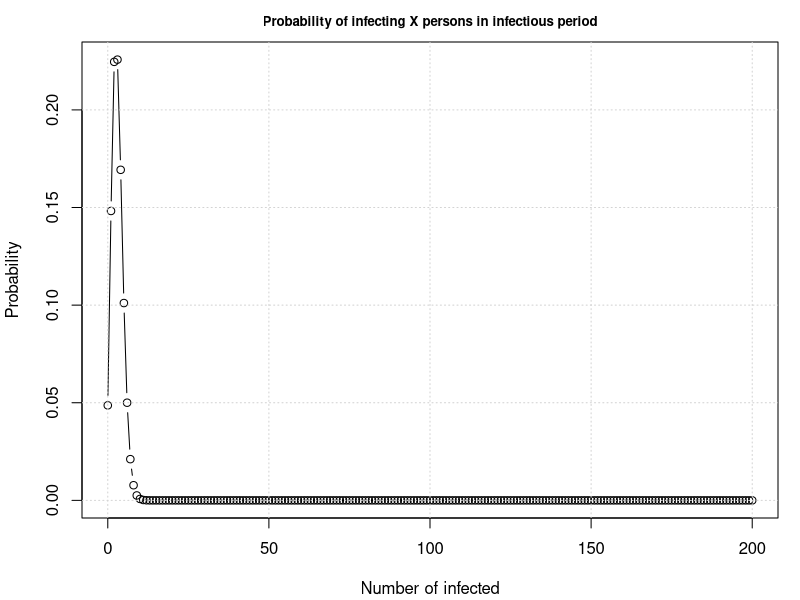
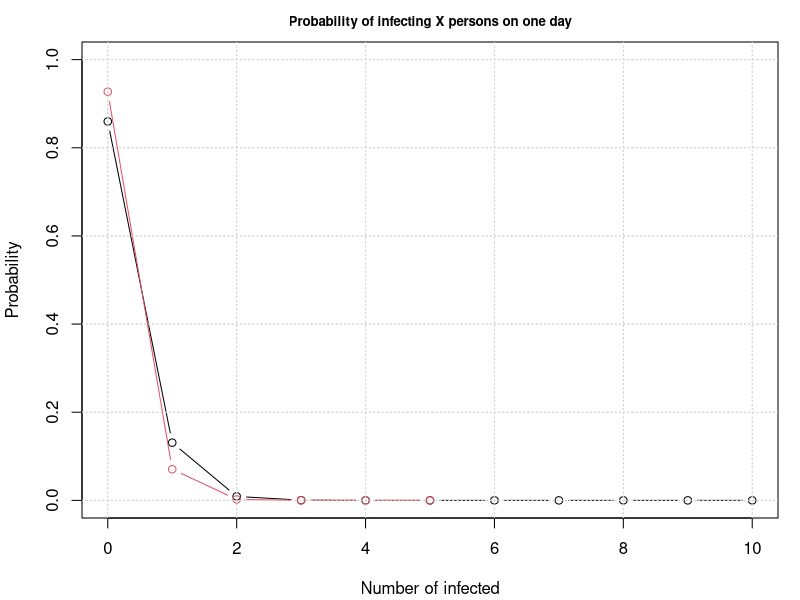
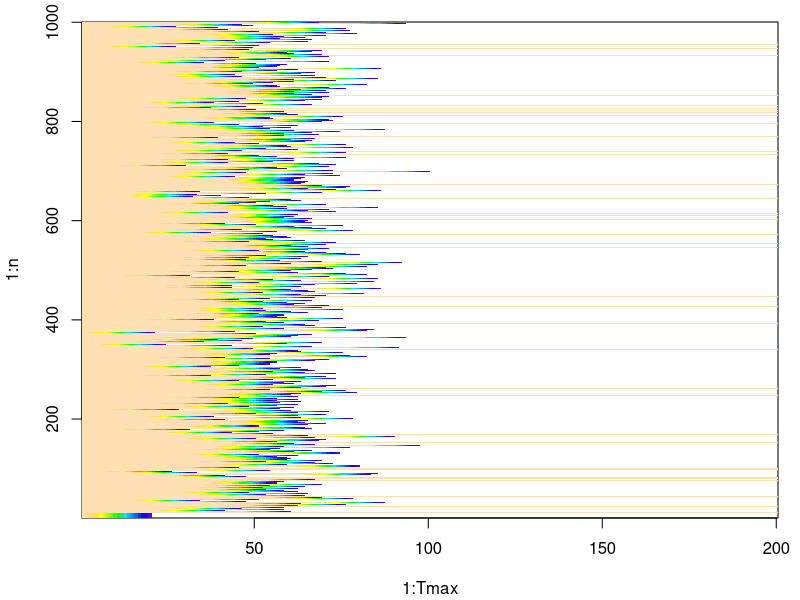
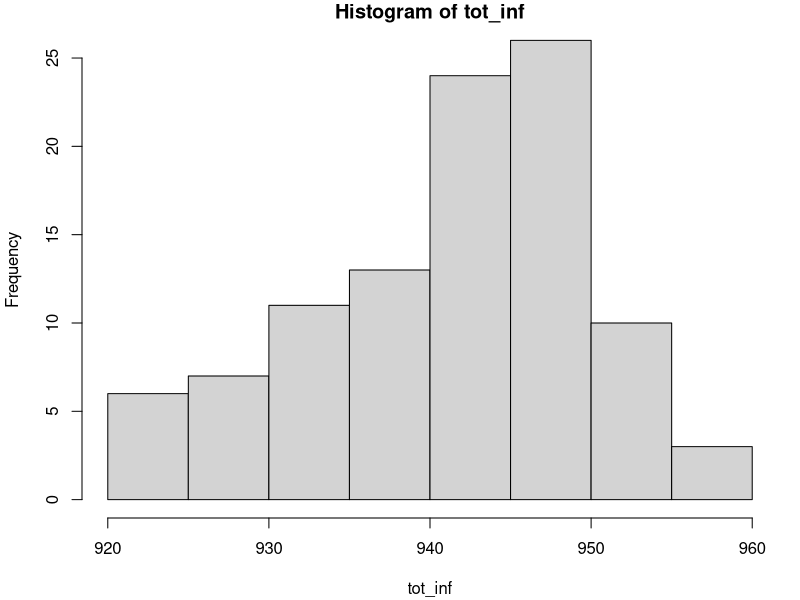
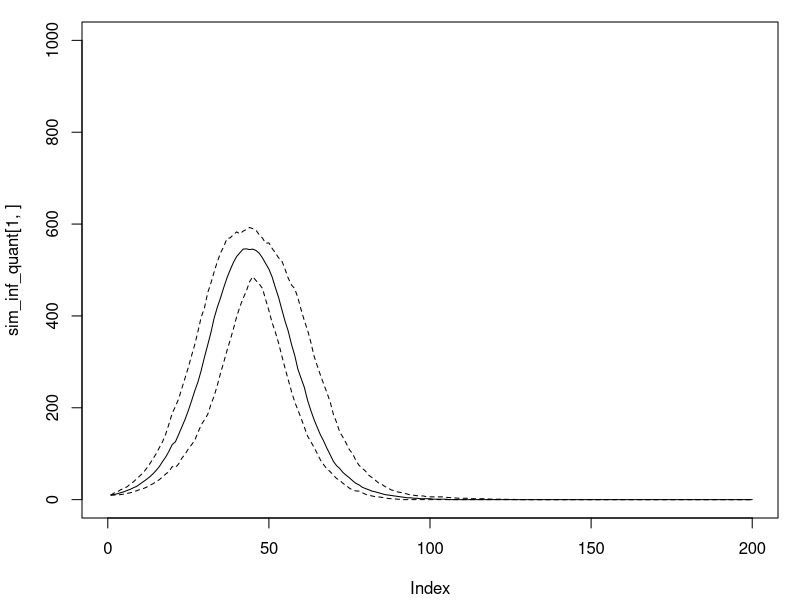
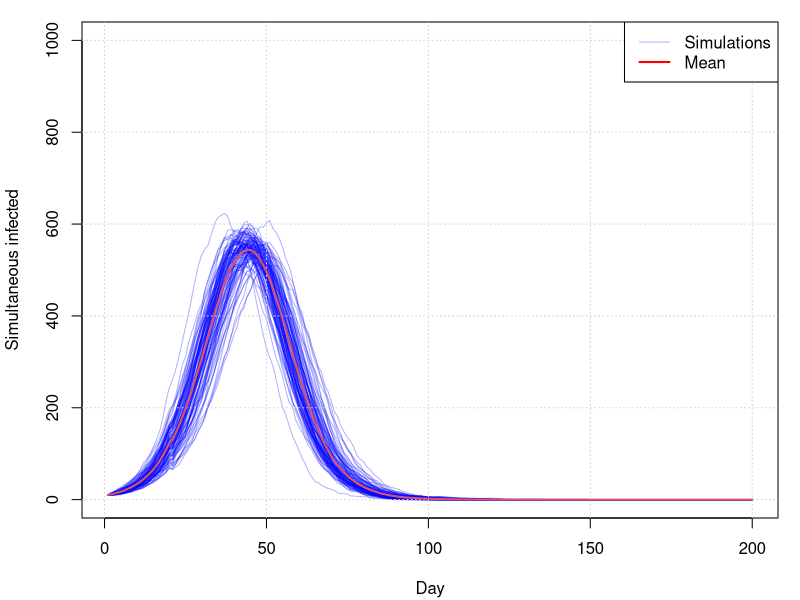
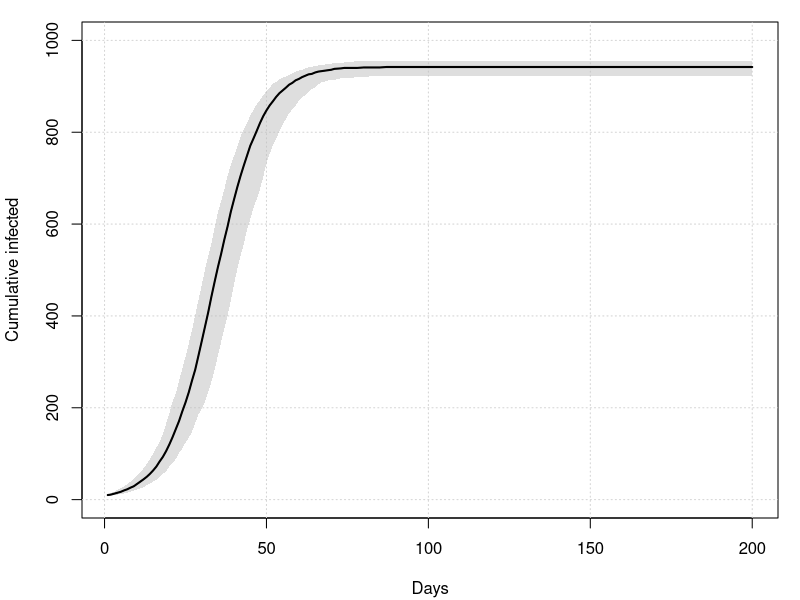
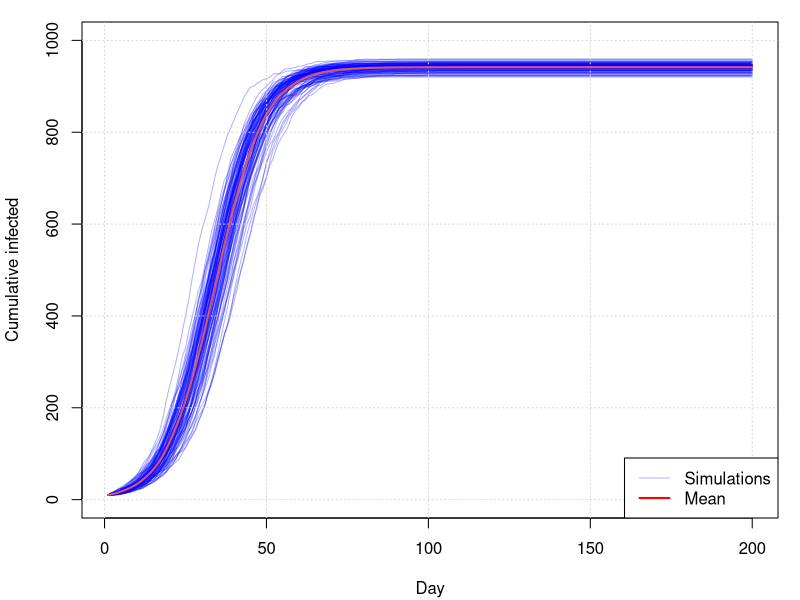

These charts were generated, in order, by the following R code:
### COVID 19 Simulation ####
setwd("C:/Users/Stephan/Documents/GitHub/My_COVID_19/")

# Functions: --------------------------------------------------------------

add.alpha <- function(col, alpha=1){
  if(missing(col))
    stop("Please provide a vector of colours.")
  apply(sapply(col, col2rgb)/255, 2, 
        function(x) 
          rgb(x[1], x[2], x[3], alpha=alpha))  
}






###### Simulation #####
# Parameters: -------------------------------------------------------------

# population size:
n <- 1000

# initially infected
i0 <- 10

# number of days
Tmax <- 200

# initial average number of "close" encounters (ane) per person per day:
ane <- 10

### "Lockdown" parameters: 
# after measures are introduced reduction by factor
red_fac <- 0.50
ane_2 <- ane*(1-red_fac)
# day of introducing measures:
t_lockdown <- 2000

# incubation period:
Tinc <- 10

# symptomatic period:
Tsym <-  10

# infectious period:
Tinf <- Tinc + Tsym

# town clusters:
n_town <- 4
within_town <- 1

# expected family size
fam_size <- 4
within_fam <- 1

# probability of overall infecting "R0" (expected value)
R0 <- 3.0

# probability of infecting in a single encounter
p <- R0/(ane*Tinf)


# Overview of infection distributions:
par(mar=c(4.1,4.1,2.1,1.1))
plot(seq(0,ane*Tinf,1), dbinom(seq(0,ane*Tinf,1), ane*Tinf, prob = p), type = 'b', xlab = 'Number of infected', ylab = 'Probability', main = 'Probability of infecting X persons in infectious period', cex.main = 0.8)
grid()

ane*Tinf*p

plot(seq(0,ane,1), dbinom(seq(0,ane,1), ane, prob = p), type = 'b', xlab = 'Number of infected', ylab = 'Probability', main = 'Probability of infecting X persons on one day', cex.main = 0.8, ylim =c(0,1))
grid()

lines(seq(0,ane_2,1), dbinom(seq(0,ane_2,1), ane_2, prob = p), type = 'b', xlab = 'Number of infected', ylab = 'Probability', main = 'Probability of infecting X persons on one day', cex.main = 0.8, col = 2)
grid()


# simulation parameters: --------------------------------------------------

simu <- 100
simu_res <- list()

library(progress)
pb <- progress_bar$new(total = simu)

# Set up simulation dataframes: -------------------------------------------
for(j in 1:simu){

#Data on who is infected:
inf_dat <- as.data.frame(matrix(0, nrow = n, ncol = Tmax))

#initially infected:
inf_dat[1:i0, 1] <- 1

#Individual number of meetings (constant troughout)
ine <- rpois(n, lambda = ane)

ine_2 <- round(ine*(1-red_fac))

### Probabilities of meeting with clusters for family & town

# matrix for relationship:
cluster_matrix <- matrix(1/n, ncol = n, nrow = n)


# Generate town clusters:
for(i in 1:(n_town)){
  ind_1 <- round((i-1)*n/n_town)+1
  ind_2 <- round((i)*n/n_town)
  cluster_matrix[ind_1:ind_2,ind_1:ind_2] <- cluster_matrix[ind_1:ind_2,ind_1:ind_2]*within_town
}

# Generate family clusters:
i<-1
while(i<=n){
  temp_fam_size<-rpois(n = 1, fam_size)
  
  ind_1 <- i
  
  if(i+temp_fam_size-1<=n){
    ind_2 <- i+temp_fam_size-1
  }else{
    ind_2 <- n
  }
  
  cluster_matrix[ind_1:ind_2,ind_1:ind_2] <- cluster_matrix[ind_1:ind_2,ind_1:ind_2]*within_fam
  
  i <- i + temp_fam_size
}

#Set diagonal to 0:
diag(cluster_matrix) <- 0

#renormalize matrix:
cluster_matrix_norm <- cluster_matrix/rowSums(cluster_matrix)

###407 481 4820

#list of who infects who (depending on round):
#(first dimension is time, second dimension is individual, thrid dimension who gets infected)
inf_trans <- rep(list(rep(list(NA),n)),Tmax)

# function determing who gets infected:
trans_func <- function(ine, p, n, m_probs){
  ntrans <- rbinom(1, ine, p)
  if(ntrans == 0){return(NA)} else{return(sample(1:n, ntrans, prob = m_probs))}
}


# Start infection rounds:
for(t in 2:Tmax){

# previous round infected:
it_1_ind <- which(inf_dat[,t-1]>0)

if(length(it_1_ind)>0){

# determine all transmission:
if(t<= t_lockdown){
  inf_trans[[t]][it_1_ind] <- lapply(it_1_ind, function(x) trans_func(ine[[x]],p,n, m_probs = cluster_matrix_norm[x,]))
}else{
  inf_trans[[t]][it_1_ind] <- lapply(it_1_ind, function(x) trans_func(ine_2[[x]],p,n, m_probs = cluster_matrix_norm[x,]))
}



#continue previous round infected:
inf_dat[,t] <- inf_dat[,t-1] 
inf_dat[it_1_ind,t] <- inf_dat[it_1_ind,t]+1

#set newly infected persons in current round (only if not NA or positive yet):
indis <- unlist(inf_trans[[t]][it_1_ind])
if(any(is.finite(indis))){
  #Check if already NA or infected:
  indi_sub <- which(inf_dat[indis,t]==0)
  if(length(indi_sub)>0){
    inf_dat[indis[indi_sub],t] <- 1
  }
}

#set people who are healthy again to NA
indis2 <- which(inf_dat[,t]>Tinf)
if(any(is.finite(indis2))){inf_dat[indis2,t:Tmax] <- NA}
}
# else{
#   inf_dat[,t] <- inf_dat[,t]
# }

}

simu_res[[j]] <- inf_dat
pb$tick()

}

###### Evaluate ######

par(mar=c(4.1,4.1,1.1,1.1), mfrow = c(1,1))
## Single simulation:

image(x = 1:Tmax, y = 1:n, t(as.matrix(inf_dat[1:n,])), col = rev(topo.colors(20)))


## Across simulations:

# Total infected:
tot_inf <- unlist(lapply(simu_res, function(x) sum(rowSums(x, na.rm = T)>0)))

mean(tot_inf)
sd(tot_inf)

hist(tot_inf)

# Simultaneous infected:
sim_inf <- simplify2array(lapply(simu_res, function(x) colSums(x>0, na.rm = T)))
dim(sim_inf)

sim_inf_mean <- rowMeans(sim_inf)
sim_inf_quant <- apply(sim_inf, 1, function(x) quantile(x, c(0.025, 0.5, 0.975)))


plot(sim_inf_quant[1,], type = 'l', ylim = c(0,n), lty = 2, xlim = c(0,200))
lines(sim_inf_quant[2,], type = 'l', ylim = c(0,n))
lines(sim_inf_quant[3,], type = 'l', ylim = c(0,n), lty = 2)
abline(v=t_lockdown, col = 2, lty = 2)

matplot(sim_inf, type = 'l', col = add.alpha('blue', 0.3), lty = 1, ylim = c(0,n), ylab = 'Simultaneous infected', xlab = 'Day')
grid()
lines(sim_inf_mean, lwd = 2, col =2)
legend('topright', lty = c(1,1), lwd = c(1,2), col = c(add.alpha('blue', 0.3), 'red'),
       legend = c('Simulations', 'Mean'))

abline(v=t_lockdown, col = 2, lty = 2)

# Cumulative infected:
cum_inf <- simplify2array(lapply(simu_res, function(x) colSums((is.na(x)|x>0), na.rm = T)))

cum_inf_mean <- rowMeans(cum_inf)
cum_inf_quant <- apply(cum_inf, 1, function(x) quantile(x, c(0.025, 0.5, 0.975)))

plot(cum_inf_quant[2,], type = 'l', ylim = c(0,n), lty = 1, xlab = 'Days', ylab = 'Cumulative infected')
grid()
polygon(c(1:Tmax, Tmax:1), c(cum_inf_quant[1,],rev(cum_inf_quant[3,])), border = NA, col = add.alpha('gray', 0.5))
lines(cum_inf_quant[2,], type = 'l', ylim = c(0,n), lty = 1, lwd = 2)
abline(v=t_lockdown, col = 2, lty = 2)

matplot(cum_inf,type = 'l', col = add.alpha('blue', 0.3), lty = 1, ylim = c(0, n), ylab = 'Cumulative infected', xlab = 'Day')
grid()
lines(cum_inf_mean, lwd = 2, col = 2)
abline(v=t_lockdown, col = 2, lty = 2)
legend('bottomright', lty = c(1,1), lwd = c(1,2), col = c(add.alpha('blue', 0.3), 'red'),
       legend = c('Simulations', 'Mean'))


plot(cum_inf_mean/n, lwd = 2, col = 2, type = 'l')


# Mean infection rate:
plot(2:Tmax, (cum_inf_mean[2:Tmax]-cum_inf_mean[1:(Tmax-1)]), xlab = 'Day', ylab = 'Infection rate', type = 'h')

temp <- (cum_inf_mean[2:Tmax]-cum_inf_mean[1:(Tmax-1)])

plot(3:Tmax,temp[2:length(temp)]-temp[1:(length(temp)-1)], type = 'h')

plot(2:Tmax, (cum_inf_mean[2:Tmax]-cum_inf_mean[1:(Tmax-1)])/cum_inf_mean[1:(Tmax-1)], xlab = 'Day', ylab = 'Infection rate', type = 'h')

# Newly infected:
new_inf <- simplify2array(lapply(simu_res, function(x) colSums(x ==1, na.rm = T)))

new_inf_mean <- rowMeans(new_inf)
new_inf_quant <- apply(new_inf, 1, function(x) quantile(x, c(0.025, 0.5, 0.975)))

plot(new_inf_quant[2,], type = 'l', ylim = c(0,max(new_inf_quant[3,])), lty = 1, xlab = 'Days', ylab = 'newly infected')
grid()
polygon(c(1:Tmax, Tmax:1), c(new_inf_quant[1,],rev(new_inf_quant[3,])), border = NA, col = add.alpha('gray', 0.5))
lines(new_inf_quant[2,], type = 'l', ylim = c(0,n), lty = 1, lwd = 2)

matplot(new_inf, type = 'l', col = add.alpha('blue', 0.3), lty = 1)
lines(new_inf_mean, lwd = 2, col =2)


